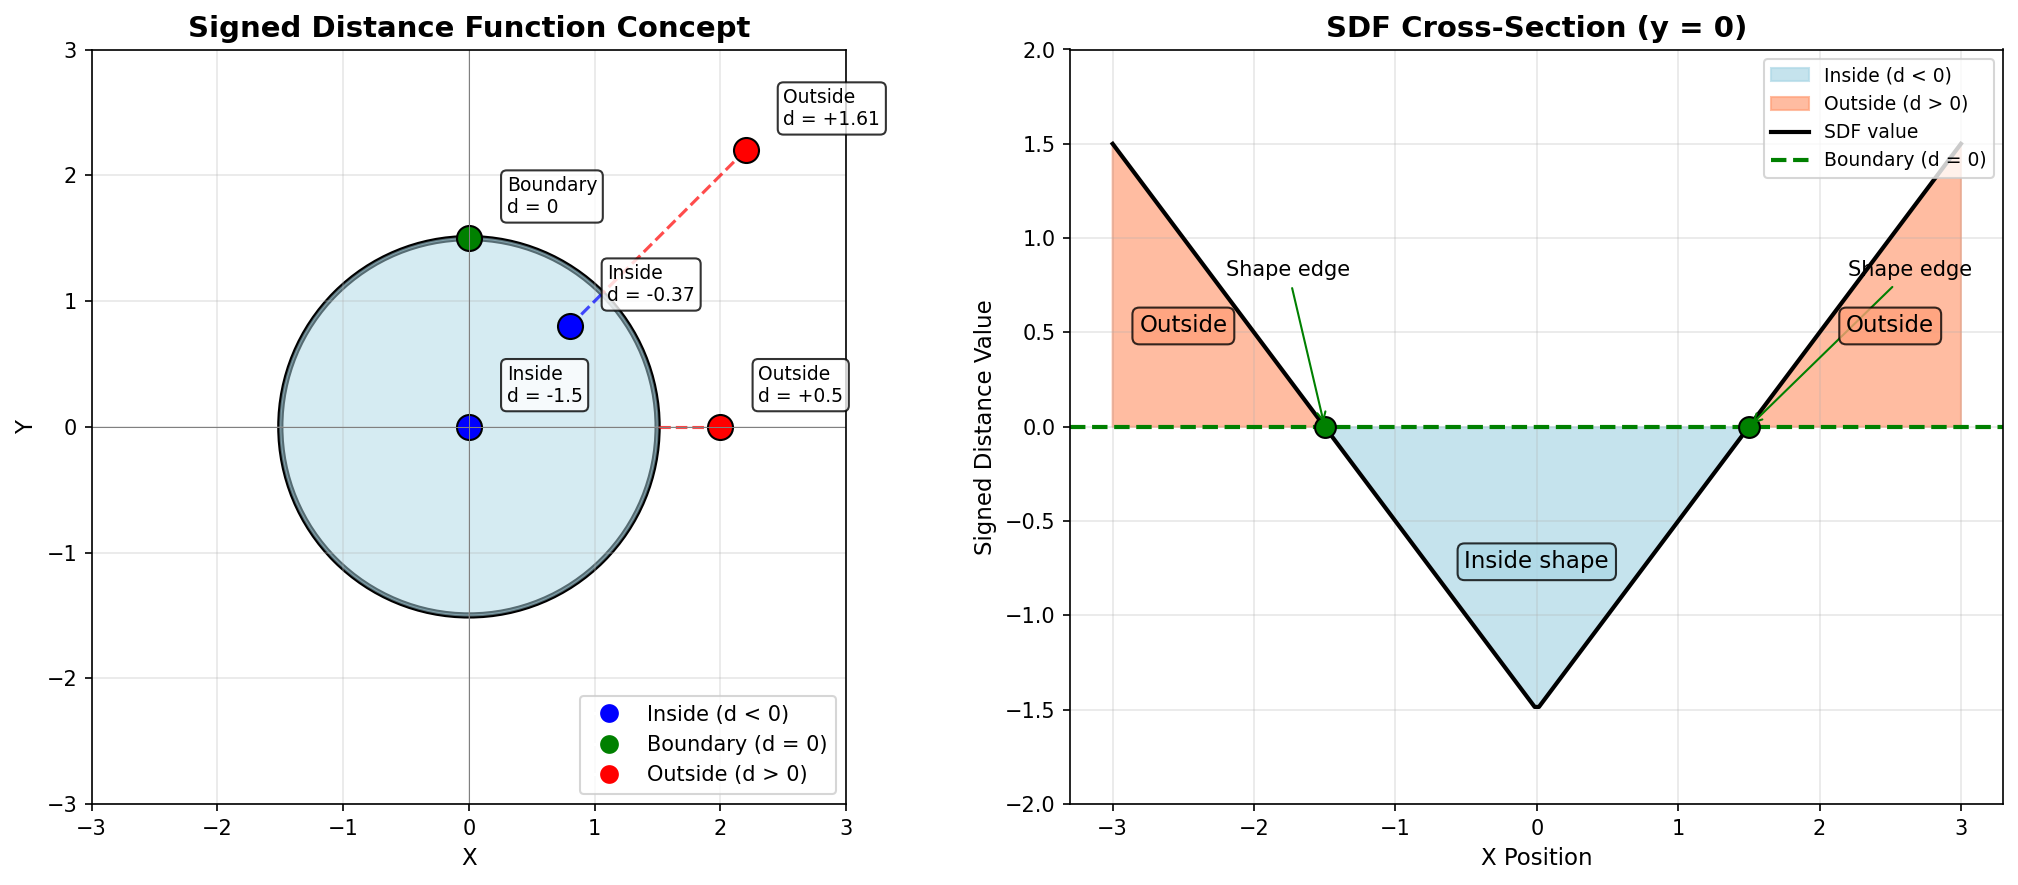

Reproduce this figure in Python.
import numpy as np
import matplotlib.pyplot as plt
import matplotlib.patches as patches

# =============================================================================
# Create figure with two panels
# =============================================================================
fig, (ax1, ax2) = plt.subplots(1, 2, figsize=(14, 6), dpi=150)

# =============================================================================
# Panel 1: Conceptual diagram showing SDF values
# =============================================================================
ax1.set_xlim(-3, 3)
ax1.set_ylim(-3, 3)
ax1.set_aspect('equal')
ax1.set_title('Signed Distance Function Concept', fontsize=14, fontweight='bold')

# Draw the shape boundary (circle)
circle = plt.Circle((0, 0), 1.5, fill=False, color='black', linewidth=3)
ax1.add_patch(circle)

# Add shaded regions
# Inside region (light blue)
inside_circle = plt.Circle((0, 0), 1.5, fill=True, color='lightblue', alpha=0.5)
ax1.add_patch(inside_circle)

# Sample points with their SDF values
sample_points = [
    (0, 0, -1.5, 'Inside\nd = -1.5'),       # Center
    (0.8, 0.8, -0.37, 'Inside\nd = -0.37'),  # Inside
    (0, 1.5, 0, 'Boundary\nd = 0'),          # On boundary
    (2.0, 0, 0.5, 'Outside\nd = +0.5'),      # Outside
    (2.2, 2.2, 1.61, 'Outside\nd = +1.61'),  # Far outside
]

for x, y, d, label in sample_points:
    # Draw point
    color = 'blue' if d < 0 else ('green' if d == 0 else 'red')
    ax1.plot(x, y, 'o', markersize=12, color=color, markeredgecolor='black')

    # Draw distance line to nearest boundary point
    if d != 0:
        # Calculate nearest point on circle
        dist_to_center = np.sqrt(x**2 + y**2)
        if dist_to_center > 0:
            nearest_x = x * 1.5 / dist_to_center
            nearest_y = y * 1.5 / dist_to_center
            ax1.plot([x, nearest_x], [y, nearest_y], '--', color=color, alpha=0.7, linewidth=1.5)

    # Add label with offset
    offset_x = 0.3 if x >= 0 else -0.8
    offset_y = 0.2
    ax1.annotate(label, (x, y), (x + offset_x, y + offset_y), fontsize=9,
                bbox=dict(boxstyle='round', facecolor='white', alpha=0.8))

# Add legend
legend_elements = [
    plt.Line2D([0], [0], marker='o', color='w', markerfacecolor='blue', markersize=10, label='Inside (d < 0)'),
    plt.Line2D([0], [0], marker='o', color='w', markerfacecolor='green', markersize=10, label='Boundary (d = 0)'),
    plt.Line2D([0], [0], marker='o', color='w', markerfacecolor='red', markersize=10, label='Outside (d > 0)')
]
ax1.legend(handles=legend_elements, loc='lower right', fontsize=10)

ax1.set_xlabel('X', fontsize=11)
ax1.set_ylabel('Y', fontsize=11)
ax1.grid(True, alpha=0.3)
ax1.axhline(y=0, color='gray', linewidth=0.5)
ax1.axvline(x=0, color='gray', linewidth=0.5)

# =============================================================================
# Panel 2: SDF cross-section showing values along a line
# =============================================================================
# Create 1D cross-section through center
x_vals = np.linspace(-3, 3, 200)
circle_radius = 1.5

# SDF for circle: distance - radius
sdf_values = np.abs(x_vals) - circle_radius

ax2.set_title('SDF Cross-Section (y = 0)', fontsize=14, fontweight='bold')
ax2.fill_between(x_vals, sdf_values, 0, where=(sdf_values < 0),
                 color='lightblue', alpha=0.7, label='Inside (d < 0)')
ax2.fill_between(x_vals, sdf_values, 0, where=(sdf_values > 0),
                 color='lightsalmon', alpha=0.7, label='Outside (d > 0)')
ax2.plot(x_vals, sdf_values, 'k-', linewidth=2, label='SDF value')
ax2.axhline(y=0, color='green', linewidth=2, linestyle='--', label='Boundary (d = 0)')

# Mark boundary points
ax2.plot([-1.5, 1.5], [0, 0], 'go', markersize=10, markeredgecolor='black')

# Annotations
ax2.annotate('Shape edge', (-1.5, 0), (-2.2, 0.8), fontsize=10,
            arrowprops=dict(arrowstyle='->', color='green'))
ax2.annotate('Shape edge', (1.5, 0), (2.2, 0.8), fontsize=10,
            arrowprops=dict(arrowstyle='->', color='green'))
ax2.annotate('Inside shape', (0, -0.75), fontsize=11, ha='center',
            bbox=dict(boxstyle='round', facecolor='lightblue', alpha=0.8))
ax2.annotate('Outside', (-2.5, 0.5), fontsize=11, ha='center',
            bbox=dict(boxstyle='round', facecolor='lightsalmon', alpha=0.8))
ax2.annotate('Outside', (2.5, 0.5), fontsize=11, ha='center',
            bbox=dict(boxstyle='round', facecolor='lightsalmon', alpha=0.8))

ax2.set_xlabel('X Position', fontsize=11)
ax2.set_ylabel('Signed Distance Value', fontsize=11)
ax2.set_ylim(-2, 2)
ax2.grid(True, alpha=0.3)
ax2.legend(loc='upper right', fontsize=9)

# =============================================================================
# Save figure
# =============================================================================
plt.tight_layout()
plt.savefig('sdf_concept_diagram.png', dpi=150, bbox_inches='tight', facecolor='white')
plt.close()

